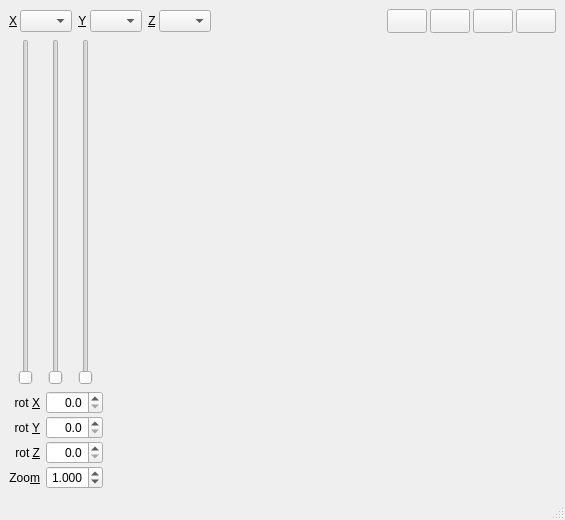
<?xml version="1.0" encoding="UTF-8"?>
<ui version="4.0">
 <class>Drawer3D</class>
 <widget class="QMainWindow" name="Drawer3D">
  <property name="geometry">
   <rect>
    <x>0</x>
    <y>0</y>
    <width>565</width>
    <height>520</height>
   </rect>
  </property>
  <property name="minimumSize">
   <size>
    <width>565</width>
    <height>520</height>
   </size>
  </property>
  <property name="maximumSize">
   <size>
    <width>16777215</width>
    <height>16777215</height>
   </size>
  </property>
  <property name="windowTitle">
   <string>3D Drawer</string>
  </property>
  <property name="windowIcon">
   <iconset resource="runge.qrc">
    <normaloff>:/Runge/Resources/16x16/view.png</normaloff>:/Runge/Resources/16x16/view.png</iconset>
  </property>
  <widget class="QWidget" name="centralwidget">
   <layout class="QVBoxLayout" name="verticalLayout">
    <item>
     <layout class="QVBoxLayout" name="verticalLayoutAll">
      <item>
       <layout class="QHBoxLayout" name="horizontalLayoutTop">
        <property name="spacing">
         <number>3</number>
        </property>
        <item>
         <widget class="QLabel" name="labelX">
          <property name="text">
           <string>&amp;X</string>
          </property>
          <property name="buddy">
           <cstring>xAxisBox</cstring>
          </property>
         </widget>
        </item>
        <item>
         <widget class="QComboBox" name="xAxisBox">
          <property name="sizePolicy">
           <sizepolicy hsizetype="Fixed" vsizetype="Fixed">
            <horstretch>0</horstretch>
            <verstretch>0</verstretch>
           </sizepolicy>
          </property>
          <property name="minimumSize">
           <size>
            <width>52</width>
            <height>0</height>
           </size>
          </property>
          <property name="maximumSize">
           <size>
            <width>52</width>
            <height>16777215</height>
           </size>
          </property>
          <property name="font">
           <font>
            <weight>75</weight>
            <bold>true</bold>
           </font>
          </property>
          <property name="toolTip">
           <string>X axis variable</string>
          </property>
         </widget>
        </item>
        <item>
         <widget class="QLabel" name="labelY">
          <property name="text">
           <string> &amp;Y</string>
          </property>
          <property name="buddy">
           <cstring>yAxisBox</cstring>
          </property>
         </widget>
        </item>
        <item>
         <widget class="QComboBox" name="yAxisBox">
          <property name="sizePolicy">
           <sizepolicy hsizetype="Fixed" vsizetype="Fixed">
            <horstretch>0</horstretch>
            <verstretch>0</verstretch>
           </sizepolicy>
          </property>
          <property name="minimumSize">
           <size>
            <width>52</width>
            <height>0</height>
           </size>
          </property>
          <property name="maximumSize">
           <size>
            <width>52</width>
            <height>16777215</height>
           </size>
          </property>
          <property name="font">
           <font>
            <weight>75</weight>
            <bold>true</bold>
           </font>
          </property>
          <property name="toolTip">
           <string>Y axis variable</string>
          </property>
         </widget>
        </item>
        <item>
         <widget class="QLabel" name="labelZ">
          <property name="text">
           <string> &amp;Z</string>
          </property>
          <property name="buddy">
           <cstring>zAxisBox</cstring>
          </property>
         </widget>
        </item>
        <item>
         <widget class="QComboBox" name="zAxisBox">
          <property name="sizePolicy">
           <sizepolicy hsizetype="Fixed" vsizetype="Fixed">
            <horstretch>0</horstretch>
            <verstretch>0</verstretch>
           </sizepolicy>
          </property>
          <property name="minimumSize">
           <size>
            <width>52</width>
            <height>0</height>
           </size>
          </property>
          <property name="maximumSize">
           <size>
            <width>52</width>
            <height>16777215</height>
           </size>
          </property>
          <property name="font">
           <font>
            <weight>75</weight>
            <bold>true</bold>
           </font>
          </property>
          <property name="toolTip">
           <string>Z axis variable</string>
          </property>
         </widget>
        </item>
        <item>
         <spacer name="horizontalSpacer_2">
          <property name="orientation">
           <enum>Qt::Horizontal</enum>
          </property>
          <property name="sizeHint" stdset="0">
           <size>
            <width>40</width>
            <height>20</height>
           </size>
          </property>
         </spacer>
        </item>
        <item>
         <widget class="QPushButton" name="buttonPan">
          <property name="sizePolicy">
           <sizepolicy hsizetype="Minimum" vsizetype="Fixed">
            <horstretch>0</horstretch>
            <verstretch>0</verstretch>
           </sizepolicy>
          </property>
          <property name="minimumSize">
           <size>
            <width>40</width>
            <height>24</height>
           </size>
          </property>
          <property name="maximumSize">
           <size>
            <width>40</width>
            <height>24</height>
           </size>
          </property>
          <property name="baseSize">
           <size>
            <width>0</width>
            <height>0</height>
           </size>
          </property>
          <property name="toolTip">
           <string>Pan</string>
          </property>
          <property name="text">
           <string/>
          </property>
          <property name="icon">
           <iconset resource="runge.qrc">
            <normaloff>:/Runge/Resources/16x16/palm_hold.png</normaloff>:/Runge/Resources/16x16/palm_hold.png</iconset>
          </property>
          <property name="checkable">
           <bool>true</bool>
          </property>
         </widget>
        </item>
        <item>
         <widget class="QPushButton" name="buttonSettings">
          <property name="sizePolicy">
           <sizepolicy hsizetype="Minimum" vsizetype="Fixed">
            <horstretch>0</horstretch>
            <verstretch>0</verstretch>
           </sizepolicy>
          </property>
          <property name="minimumSize">
           <size>
            <width>40</width>
            <height>24</height>
           </size>
          </property>
          <property name="maximumSize">
           <size>
            <width>40</width>
            <height>24</height>
           </size>
          </property>
          <property name="toolTip">
           <string>Drawer Settings</string>
          </property>
          <property name="text">
           <string/>
          </property>
          <property name="icon">
           <iconset resource="runge.qrc">
            <normaloff>:/Runge/Resources/16x16/wrench.png</normaloff>:/Runge/Resources/16x16/wrench.png</iconset>
          </property>
         </widget>
        </item>
        <item>
         <widget class="QPushButton" name="buttonExport">
          <property name="sizePolicy">
           <sizepolicy hsizetype="Minimum" vsizetype="Fixed">
            <horstretch>0</horstretch>
            <verstretch>0</verstretch>
           </sizepolicy>
          </property>
          <property name="minimumSize">
           <size>
            <width>40</width>
            <height>24</height>
           </size>
          </property>
          <property name="maximumSize">
           <size>
            <width>40</width>
            <height>24</height>
           </size>
          </property>
          <property name="toolTip">
           <string>Export to File</string>
          </property>
          <property name="text">
           <string/>
          </property>
          <property name="icon">
           <iconset resource="runge.qrc">
            <normaloff>:/Runge/Resources/16x16/export1.png</normaloff>:/Runge/Resources/16x16/export1.png</iconset>
          </property>
         </widget>
        </item>
        <item>
         <widget class="QPushButton" name="buttonHelp">
          <property name="sizePolicy">
           <sizepolicy hsizetype="Minimum" vsizetype="Fixed">
            <horstretch>0</horstretch>
            <verstretch>0</verstretch>
           </sizepolicy>
          </property>
          <property name="minimumSize">
           <size>
            <width>40</width>
            <height>24</height>
           </size>
          </property>
          <property name="maximumSize">
           <size>
            <width>40</width>
            <height>24</height>
           </size>
          </property>
          <property name="toolTip">
           <string>Help</string>
          </property>
          <property name="text">
           <string/>
          </property>
          <property name="icon">
           <iconset resource="runge.qrc">
            <normaloff>:/Runge/Resources/16x16/help.png</normaloff>:/Runge/Resources/16x16/help.png</iconset>
          </property>
         </widget>
        </item>
       </layout>
      </item>
      <item>
       <layout class="QHBoxLayout" name="horizontalLayoutBottom">
        <item>
         <layout class="QVBoxLayout" name="verticalLayoutSlidersAngles">
          <item>
           <layout class="QHBoxLayout" name="horizontalLayoutSliders">
            <item>
             <widget class="QSlider" name="xSlider">
              <property name="sizePolicy">
               <sizepolicy hsizetype="Fixed" vsizetype="Expanding">
                <horstretch>0</horstretch>
                <verstretch>0</verstretch>
               </sizepolicy>
              </property>
              <property name="toolTip">
               <string>X rotation angle</string>
              </property>
              <property name="orientation">
               <enum>Qt::Vertical</enum>
              </property>
             </widget>
            </item>
            <item>
             <widget class="QSlider" name="ySlider">
              <property name="sizePolicy">
               <sizepolicy hsizetype="Fixed" vsizetype="Expanding">
                <horstretch>0</horstretch>
                <verstretch>0</verstretch>
               </sizepolicy>
              </property>
              <property name="toolTip">
               <string>Y rotation angle</string>
              </property>
              <property name="orientation">
               <enum>Qt::Vertical</enum>
              </property>
             </widget>
            </item>
            <item>
             <widget class="QSlider" name="zSlider">
              <property name="sizePolicy">
               <sizepolicy hsizetype="Fixed" vsizetype="Expanding">
                <horstretch>0</horstretch>
                <verstretch>0</verstretch>
               </sizepolicy>
              </property>
              <property name="toolTip">
               <string>Z rotation angle</string>
              </property>
              <property name="orientation">
               <enum>Qt::Vertical</enum>
              </property>
             </widget>
            </item>
           </layout>
          </item>
          <item>
           <layout class="QGridLayout" name="gridLayout" columnstretch="0,0" columnminimumwidth="0,50">
            <property name="sizeConstraint">
             <enum>QLayout::SetDefaultConstraint</enum>
            </property>
            <property name="horizontalSpacing">
             <number>6</number>
            </property>
            <property name="verticalSpacing">
             <number>2</number>
            </property>
            <item row="2" column="0">
             <widget class="QLabel" name="label_3">
              <property name="text">
               <string>rot &amp;Z</string>
              </property>
              <property name="alignment">
               <set>Qt::AlignRight|Qt::AlignTrailing|Qt::AlignVCenter</set>
              </property>
              <property name="buddy">
               <cstring>zAngleSpinBox</cstring>
              </property>
             </widget>
            </item>
            <item row="1" column="0">
             <widget class="QLabel" name="label_2">
              <property name="text">
               <string>rot &amp;Y</string>
              </property>
              <property name="alignment">
               <set>Qt::AlignRight|Qt::AlignTrailing|Qt::AlignVCenter</set>
              </property>
              <property name="buddy">
               <cstring>yAngleSpinBox</cstring>
              </property>
             </widget>
            </item>
            <item row="0" column="0">
             <widget class="QLabel" name="label">
              <property name="text">
               <string>rot &amp;X</string>
              </property>
              <property name="alignment">
               <set>Qt::AlignRight|Qt::AlignTrailing|Qt::AlignVCenter</set>
              </property>
              <property name="buddy">
               <cstring>xAngleSpinBox</cstring>
              </property>
             </widget>
            </item>
            <item row="3" column="1">
             <widget class="QDoubleSpinBox" name="zoomSpinBox">
              <property name="sizePolicy">
               <sizepolicy hsizetype="Ignored" vsizetype="Fixed">
                <horstretch>0</horstretch>
                <verstretch>0</verstretch>
               </sizepolicy>
              </property>
              <property name="minimumSize">
               <size>
                <width>0</width>
                <height>0</height>
               </size>
              </property>
              <property name="toolTip">
               <string>Zoom Factor</string>
              </property>
              <property name="alignment">
               <set>Qt::AlignRight|Qt::AlignTrailing|Qt::AlignVCenter</set>
              </property>
              <property name="decimals">
               <number>3</number>
              </property>
              <property name="minimum">
               <double>0.001000000000000</double>
              </property>
              <property name="maximum">
               <double>1000.000000000000000</double>
              </property>
              <property name="singleStep">
               <double>0.001000000000000</double>
              </property>
              <property name="value">
               <double>1.000000000000000</double>
              </property>
             </widget>
            </item>
            <item row="3" column="0">
             <widget class="QLabel" name="label_4">
              <property name="text">
               <string>Zoo&amp;m</string>
              </property>
              <property name="alignment">
               <set>Qt::AlignRight|Qt::AlignTrailing|Qt::AlignVCenter</set>
              </property>
              <property name="buddy">
               <cstring>zoomSpinBox</cstring>
              </property>
             </widget>
            </item>
            <item row="2" column="1">
             <widget class="QDoubleSpinBox" name="zAngleSpinBox">
              <property name="toolTip">
               <string>Z rotation angle</string>
              </property>
              <property name="alignment">
               <set>Qt::AlignRight|Qt::AlignTrailing|Qt::AlignVCenter</set>
              </property>
              <property name="decimals">
               <number>1</number>
              </property>
              <property name="maximum">
               <double>360.000000000000000</double>
              </property>
              <property name="singleStep">
               <double>0.100000000000000</double>
              </property>
              <property name="value">
               <double>0.000000000000000</double>
              </property>
             </widget>
            </item>
            <item row="1" column="1">
             <widget class="QDoubleSpinBox" name="yAngleSpinBox">
              <property name="toolTip">
               <string>Y rotation angle</string>
              </property>
              <property name="alignment">
               <set>Qt::AlignRight|Qt::AlignTrailing|Qt::AlignVCenter</set>
              </property>
              <property name="decimals">
               <number>1</number>
              </property>
              <property name="maximum">
               <double>360.000000000000000</double>
              </property>
              <property name="singleStep">
               <double>0.100000000000000</double>
              </property>
             </widget>
            </item>
            <item row="0" column="1">
             <widget class="QDoubleSpinBox" name="xAngleSpinBox">
              <property name="toolTip">
               <string>X rotation angle</string>
              </property>
              <property name="alignment">
               <set>Qt::AlignRight|Qt::AlignTrailing|Qt::AlignVCenter</set>
              </property>
              <property name="decimals">
               <number>1</number>
              </property>
              <property name="maximum">
               <double>360.000000000000000</double>
              </property>
              <property name="singleStep">
               <double>0.100000000000000</double>
              </property>
             </widget>
            </item>
           </layout>
          </item>
         </layout>
        </item>
        <item>
         <widget class="QWidget" name="widget" native="true">
          <property name="sizePolicy">
           <sizepolicy hsizetype="Expanding" vsizetype="Preferred">
            <horstretch>0</horstretch>
            <verstretch>0</verstretch>
           </sizepolicy>
          </property>
          <property name="toolTip">
           <string/>
          </property>
         </widget>
        </item>
       </layout>
      </item>
     </layout>
    </item>
   </layout>
  </widget>
  <widget class="QStatusBar" name="statusbar"/>
 </widget>
 <tabstops>
  <tabstop>xAxisBox</tabstop>
  <tabstop>yAxisBox</tabstop>
  <tabstop>zAxisBox</tabstop>
  <tabstop>buttonPan</tabstop>
  <tabstop>buttonSettings</tabstop>
  <tabstop>buttonExport</tabstop>
  <tabstop>buttonHelp</tabstop>
  <tabstop>xSlider</tabstop>
  <tabstop>ySlider</tabstop>
  <tabstop>zSlider</tabstop>
  <tabstop>xAngleSpinBox</tabstop>
  <tabstop>yAngleSpinBox</tabstop>
  <tabstop>zAngleSpinBox</tabstop>
  <tabstop>zoomSpinBox</tabstop>
 </tabstops>
 <resources>
  <include location="runge.qrc"/>
 </resources>
 <connections/>
</ui>
